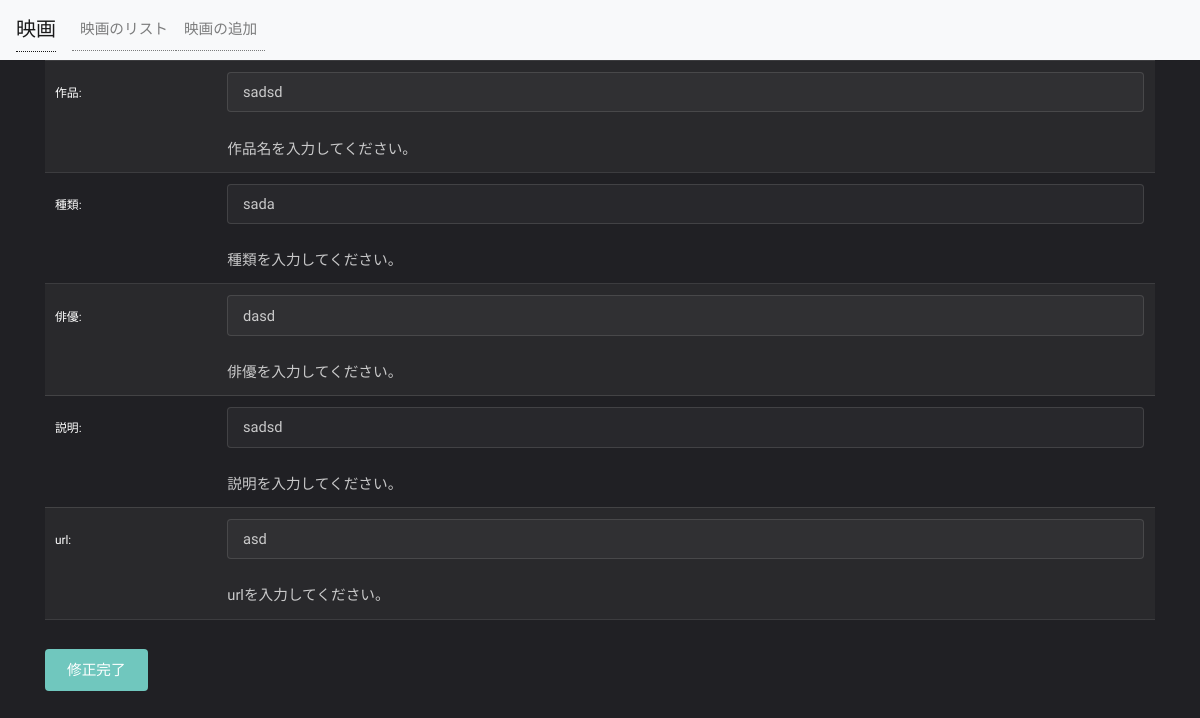
The page /movieBoard/update/?id=21 on the database its author committed.
### movieBoard/models.py (models this page shows)
class movie(models.Model):
    name = models.CharField(max_length=50)
    kind = models.CharField(max_length=30)
    actor = models.CharField(max_length=50, default=None, null=True)
    explain = models.CharField(max_length=500, default=None, null=True)
    address = models.CharField(max_length=500, default=None, null=True)
    created_at = models.DateTimeField(auto_now_add=True)
    updated_at = models.DateTimeField(auto_now=True)

### movieBoard/views.py (the view)
# urls.py: path('update/', views.update, name='movie-update'),
def update(request):
    if request.method == 'POST' and 'id' in request.POST:
        item = get_object_or_404(movie, pk=request.POST.get('id'))
        form = movieForm(request.POST, instance=item)
        if form.is_valid():
            item = form.save()
    elif 'id' in request.GET:
        item = get_object_or_404(movie, pk=request.GET.get('id'))
        form = movieForm(instance=item)
        return render(request, 'movieBoard/update.html', {'form': form})
    return HttpResponseRedirect('/movieBoard/list/')

### movieBoard/forms.py
class movieForm(ModelForm):
    class Meta:
        model = movie
        fields = ['name', 'kind', 'actor', 'explain', 'address']
        labels = {
            'name': _('作品'),
            'kind': _('種類'),
            'actor': _('俳優'),
            'explain': _('説明'),
            'address': _('url'),
        }
        help_texts = {
            'name': _('作品名を入力してください。'),
            'kind': _('種類を入力してください。'),
            'actor': _('俳優を入力してください。'),
            'explain': _('説明を入力してください。'),
            'address': _('urlを入力してください。'),
        }
        error_messages = {
            'name': {
                'max_length': _("作品名がながいです。"),
            },
            'explain': {
                'max_length': _("説明がながいです。"),
            },
            'address': {
                'max_length': _("urlがながいです。"),
            },
        }

### movieBoard/templates/movieBoard/update.html (shortened to what this page needs)
{% extends 'movieBoard/base.html' %}
{% load static %}
{% block content %}
<div class="container">
    <form action="{% url 'movie-update' %}" method="post">
        <table>
            {{ form.as_table }}
        </table>
        <button type="submit">修正完了</button>
    </form>
</div>
{% endblock %}

### movieBoard/static/css/main.css (style rules this page uses)
html, body, div, span, applet, object, iframe, h1, h2, h3, h4, h5, h6, p, blockquote, pre, a, abbr, acronym, address, big, cite, code, del, dfn, em, img, ins, kbd, q, s, samp, small, strike, strong, sub, sup, tt, var, b, u, i, center, dl, dt, dd, ol, ul, li, fieldset, form, label, legend, table, caption, tbody, tfoot, thead, tr, th, td, article, aside, canvas, details, embed, figure, figcaption, footer, header, hgroup, menu, nav, output, ruby, section, summary, time, mark, audio, video { margin: 0; padding: 0; border: 0; font-size: 100%; font: inherit; vertical-align: baseline; }
body { line-height: 1; }
table { border-collapse: collapse; border-spacing: 0; }
body { -webkit-text-size-adjust: none; }
*, *:before, *:after { -moz-box-sizing: border-box; -webkit-box-sizing: border-box; box-sizing: border-box; }
body { -ms-overflow-style: scrollbar; }
body { background: #202024; }
body, input, select, textarea { color: rgba(255, 255, 255, 0.75); font-family: "Source Sans Pro", sans-serif; font-size: 14pt; font-weight: 300; line-height: 1.65; }
@media screen and (max-width: 1680px) { body, input, select, textarea { font-size: 11pt; } }
@media screen and (max-width: 1280px) { body, input, select, textarea { font-size: 11pt; } }
form { margin: 0 0 2em 0; }
label { color: #fff; display: block; font-size: 0.9em; font-weight: 400; margin: 0 0 1em 0; }
input[type="text"], input[type="password"], input[type="email"], input[type="tel"], select, textarea { -moz-appearance: none; -webkit-appearance: none; -ms-appearance: none; appearance: none; background: rgba(144, 144, 144, 0.075); border-radius: 4px; border: none; border: solid 1px rgba(144, 144, 144, 0.25); color: inherit; display: block; outline: 0; padding: 0 1em; text-decoration: none; width: 100%; }
input[type="text"], input[type="password"], input[type="email"], select { height: 2.75em; }
table { margin: 0 0 2em 0; width: 100%; }
table tbody tr { border: solid 1px rgba(144, 144, 144, 0.25); border-left: 0; border-right: 0; }
table tbody tr:nth-child(2n + 1) { background-color: rgba(144, 144, 144, 0.075); }
table td { padding: 0.75em 0.75em; }
table th { color: #fff; font-size: 0.9em; font-weight: 400; padding: 0 0.75em 0.75em 0.75em; text-align: left; }
input[type="submit"], input[type="reset"], input[type="button"], button, .button { -moz-appearance: none; -webkit-appearance: none; -ms-appearance: none; appearance: none; -moz-transition: background-color 0.2s ease-in-out, color 0.2s ease-in-out; -webkit-transition: background-color 0.2s ease-in-out, color 0.2s ease-in-out; -ms-transition: background-color 0.2s ease-in-out, color 0.2s ease-in-out; transition: background-color 0.2s ease-in-out, color 0.2s ease-in-out; background-color: #70c7be; border-radius: 4px; border: 0; color: #ffffff !important; cursor: pointer; display: inline-block; font-weight: 400; height: 2.85em; line-height: 2.95em; padding: 0 1.5em; text-align: center; text-decoration: none; white-space: nowrap; }

### rows shown on the page
movie: name "sadsd", kind "sada", actor "dasd", explain "sadsd", address "asd"
